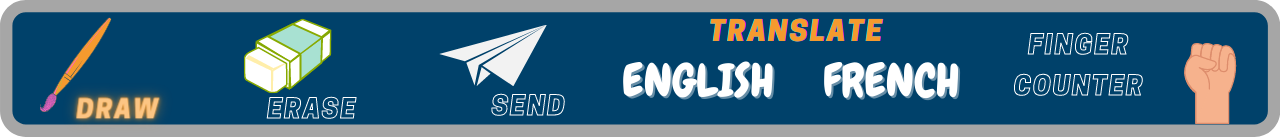
#> input picture interface/1.png, 1280 x 137 px, found by its file name
$ python ocr_module.py
#> lines starting #> are read from the running program, lines starting #| are printed output that depends on the picture; after the words box and inside, x2 and y2 are one past the last pixel; in counts of white or black regions, pixels touching at a corner belong together
#!/usr/bin/env python
# -*- coding: utf-8 -*-

"""
File: ocr_module.py
Author: Joseph Katakam
Date: 2020-05-01
Description: A module for performing Optical Character Recognition (OCR)
             using Tesseract and OpenCV, with functions to extract text,
             detect characters, words, or digits in images.
"""

# importing libraries
import cv2
import pytesseract
import os

class OCR:
    def __init__(self):
        """
        Initialize OCR engine by pointing to Tesseract executable.
        """
        self.tesseract_path = r'C:\Program Files\Tesseract-OCR\tesseract.exe'
        pytesseract.pytesseract.tesseract_cmd = self.tesseract_path

    def extract_text(self, img):
        """
        Extract readable text from an input image using OCR.
        Applies preprocessing for better OCR accuracy.
        Args:
            img (np.ndarray): Input image in BGR format (from OpenCV)
        Returns:
            str: Recognized text from the image
        """
        # Resize image
        img = cv2.resize(img, (640, 480))

        # Convert to grayscale
        gray = cv2.cvtColor(img, cv2.COLOR_BGR2GRAY)

        # Apply binary thresholding
        _, thresh = cv2.threshold(gray, 150, 255, cv2.THRESH_BINARY)

        # Denoise the image using median blur
        denoised = cv2.medianBlur(thresh, 3)

        # Optional: convert to RGB if needed
        rgb = cv2.cvtColor(denoised, cv2.COLOR_GRAY2RGB)

        # Perform OCR
        text = pytesseract.image_to_string(rgb)
        # print("[OCR Output]: \n", text)
        return text

    # [94 lines left out: functions display_detected_characters, detect_only_words, detect_only_digits, not called in this run]

def main():
    """
    Example usage of the OCR module.
    Loads an image, resizes and converts it to RGB, and performs OCR.
    """
    image_path = '1.png'
    if not os.path.exists(image_path):
        print(f"[Error] Image file '{image_path}' not found.")
        return

    img = cv2.imread(image_path)
#> img is the input picture: shape (137, 1280, 3); mean B, G, R 129.5, 106, 65.6
    img = cv2.resize(img, (720, 640))
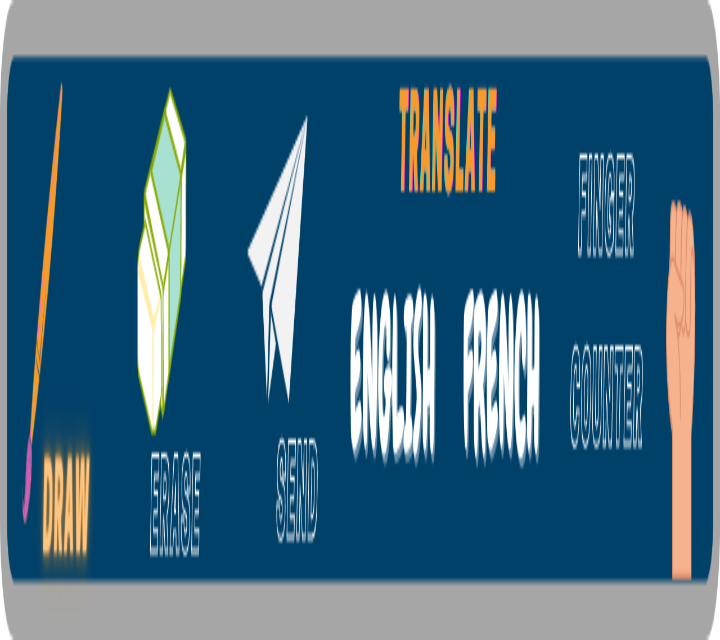
#> img: shape (640, 720, 3); mean B, G, R 129.4, 106, 65.6

    # Initialize OCR object
    ocr = OCR()

    # Extract and print text
    ocr.extract_text(img)
#> in extract_text, `img = cv2.resize(img, (640, 480))`:
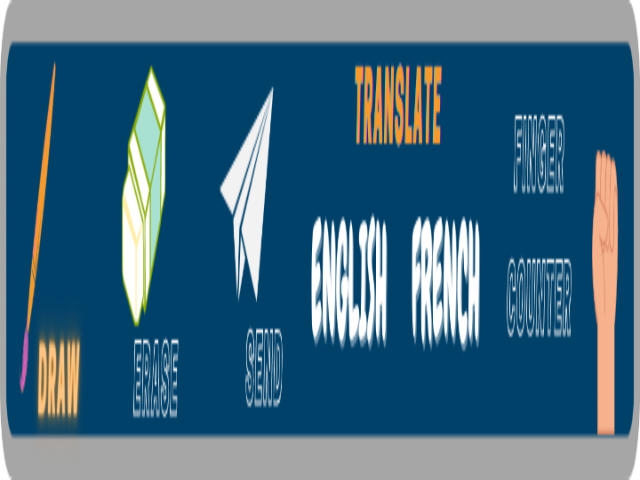
#> img: shape (480, 640, 3); mean of channels 0, 1, 2 129.4, 105.9, 65.6; drawn as B, G, R
#> in extract_text, `gray = cv2.cvtColor(img, cv2.COLOR_BGR2GRAY)`:
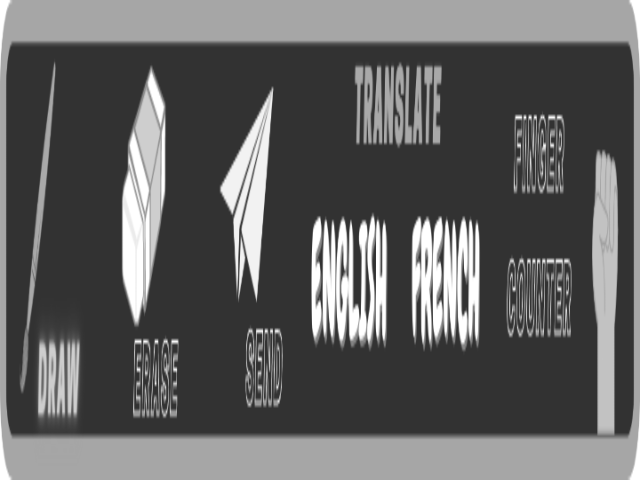
#> gray: shape (480, 640); min 50, max 255, mean 96.4
#> in extract_text, `_, thresh = cv2.threshold(gray, 150, 255, cv2.THRESH_BINARY)`:
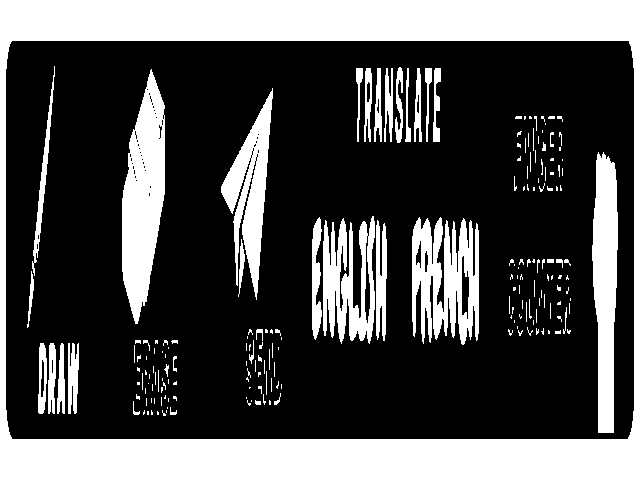
#> thresh: shape (480, 640); 30.7% white; 196 white regions (140 under 20 px), largest, box (x1, y1, x2, y2) and area: (0, 0, 640, 480) 57527, (122, 69, 165, 324) 7091, (412, 217, 479, 345) 5696
#> in extract_text, `denoised = cv2.medianBlur(thresh, 3)`:
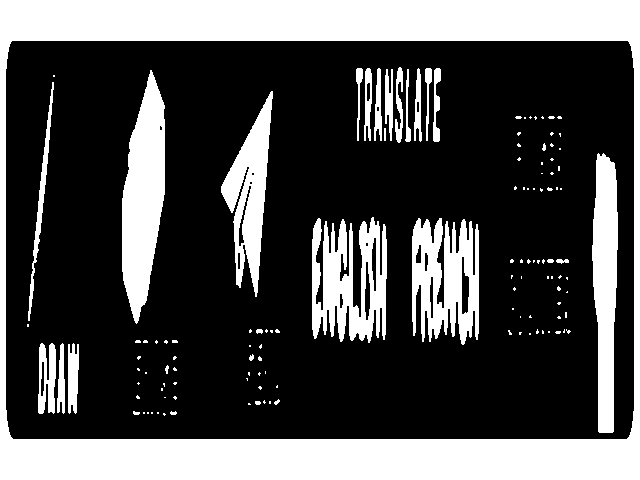
#> denoised: shape (480, 640); 30.5% white; 127 white regions (97 under 20 px), largest, box (x1, y1, x2, y2) and area: (0, 0, 640, 480) 57530, (122, 70, 165, 324) 7166, (312, 217, 387, 343) 6088
#> (the call stopped at in extract_text, `text = pytesseract.image_to_string(rgb)`: pytesseract is not available in this run)

    # [8 lines of commented-out code are left out]

if __name__ == "__main__":
    main()
